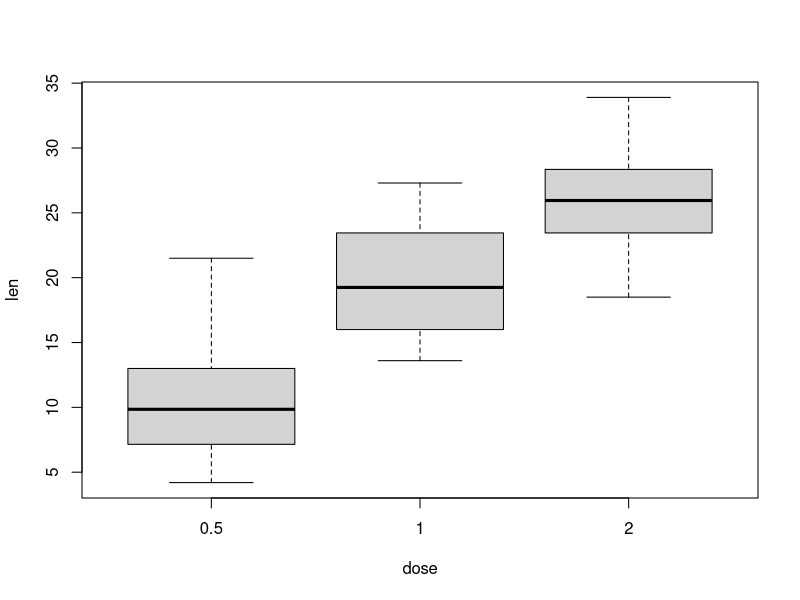

Generate this figure with R:
## ---- chunk 1
library(knitr)
opts_chunk$set(fig.align = "center", fig.height = 5, fig.width = 10)
## ---- chunk 2
head(ToothGrowth)
## ---- chunk 3
TG.mod <- lm(len ~ dose, data = ToothGrowth)
anova(TG.mod)
## ---- chunk 4
boxplot(len ~ dose, data = ToothGrowth)
## ---- chunk 5
t.test(ToothGrowth$len[ToothGrowth$dose == 0.5], ToothGrowth$len[ToothGrowth$dose == 2])
